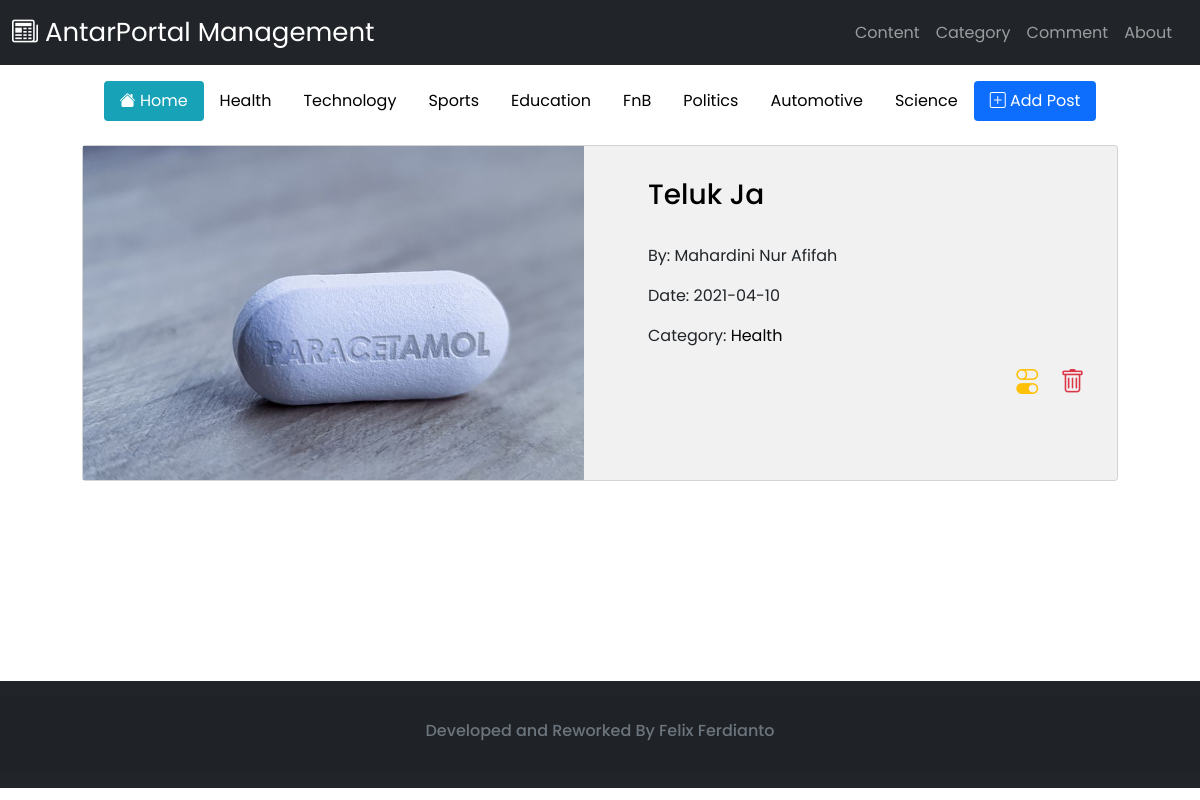
Screenshot of /Main/postPerCategory/1 with the database file from the repository.
### tables this page shows
CREATE TABLE `category` (
  `categoryId` int(11) NOT NULL,
  `categoryName` varchar(100) NOT NULL
);

CREATE TABLE `posts` (
  `postId` int(11) NOT NULL,
  `postTitle` varchar(255) NOT NULL,
  `postAuthor` varchar(255) NOT NULL DEFAULT '''Secret Author''',
  `categoryId` int(11) NOT NULL,
  `content` longtext NOT NULL,
  `publishDate` date NOT NULL,
  `postPicture` text NOT NULL
);

### application/controllers/Main.php (called while the page is built, shortened)
<?php
class Main extends CI_Controller
{
	public function __construct()
	{
		$this->load->model('newsModel');
		$this->load->model('categoryModel');
		$this->load->model('commentModel');
		$this->load->library('form_validation');
	}
	public function postPerCategory($id)
	{
		$data['navbar'] = $this->load->view('template/navbar.php', NULL, TRUE);
		$data['css'] = $this->load->view('include/style.php', NULL, TRUE);
		$data['js'] = $this->load->view('include/script.php', NULL, TRUE);
		$data['footer'] = $this->load->view('template/footer.php', NULL, TRUE);
		$data['category'] = $this->categoryModel->getAllCategory();
		$data['posts'] = $this->newsModel->getPosts($id);
		$data['title'] = $this->categoryModel->getCatName($id);
		$this->load->view('pages/main/main.php', $data);
	}
}

### index.php (called while the page is built, shortened)
<?php
require_once BASEPATH.'core/CodeIgniter.php';

### application/models/CategoryModel.php (called while the page is built, shortened)
<?php
class categoryModel extends CI_Model
{
    public function getAllCategory()
    {
        $query = $this->db->get('category');
        return $query->result_array();
    }
    public function getCatName($id)
    {
        $this->db->select('categoryName');
        $this->db->where('categoryId', $id);
        $query = $this->db->get('category');
        return $query->row()->categoryName;
    }
}

### application/models/NewsModel.php (called while the page is built, shortened)
<?php
class newsModel extends CI_Model
{
    public function getPosts($id)
    {
        if ($id === 0) {
            $this->db->select('posts.postId, posts.postTitle, posts.publishDate, posts.postAuthor, posts.postPicture, category.categoryName, category.categoryId')->from('posts')->join('category', 'posts.categoryId = category.categoryId', 'left');
        } else {
            $this->db->select('posts.postId, posts.postTitle, posts.publishDate, posts.postAuthor, posts.postPicture, category.categoryName, category.categoryId')->from('posts')->join('category', 'posts.categoryId = category.categoryId', 'left')->where('category.categoryId', $id);
        }
        $query = $this->db->get();
        return $query->result_array();
    }
}

### application/views/pages/main/main.php (the view, shortened to what this page needs)
<!DOCTYPE html>
<html lang="en">
<head>
    <?= $css; ?>
</head>
<body>
    <?= $navbar; ?>
    <header>
        <ul class="nav nav-pills mb-auto justify-content-center">
            <li class="nav-item mt-3 mb-4">
                <a href="<?= base_url("Main"); ?>" class="nav-link active" style="background-color: #17a2b8;"><i class="bi bi-house-fill"></i> Home</a>
            </li>
            <?php foreach ($category as $c) : ?>
                <li class="nav-item mt-3 mb-4">
                    <a href="<?= base_url("Main/postPerCategory/"), $c['categoryId']; ?>" class="nav-link hyperlink"><?= $c['categoryName']; ?></a>
                </li>
            <?php endforeach; ?>
            <li class="nav-item mt-3 mb-4">
                <a href="<?= base_url("Main/showAddForm") ?>" class="nav-link active"><i class="bi bi-plus-square"></i> Add Post</a>
            </li>
        </ul>
    </header>
    <div class="row-cols-sm-1">
        <main class="container">
            <?php foreach ($posts as $p) : ?>
                <section class="card" data-aos="fade-left">
                    <a href="<?= base_url("Main/details/"),$p['postId'] ?>" class="img"><img src="<?= base_url("assets/postAssets/"), $p['postPicture']; ?>" alt="" class="img"></a>
                    <div>
                        <h3> <a href="<?= base_url("Main/details/"),$p['postId'] ?>" class="hyperlink"><?= $p['postTitle']; ?></a></h3>
                        <p>By: <?= $p['postAuthor']; ?> </p>
                        <p>Date: <?= $p['publishDate']; ?></p>
                        <p>Category: <a href="<?= base_url("Main/postPerCategory/"), $p['categoryId']; ?>" class="hyperlink"><?= $p['categoryName']; ?></a></p>
                        <div class="text-end">
                            <a href="<?= base_url("Main/showEditForm/"),$p['postId'] ?>" data-bs-toggle="tooltip" data-bs-placement="top" title="Edit this Post"><i class="bi bi-toggles me-3 editBtn" style="font-size:25px;"></i></a>
                            <a href="<?= base_url("Main/deletePost/"),$p['postId'] ?>" data-bs-toggle="tooltip" data-bs-placement="top" title="Delete this Post"><i class="bi bi-trash deleteBtn" style="font-size:25px;" onclick="return confirm('Are you sure want to delete this post?')"></i><script></script></a>
                        </div>
                    </div>
                </section>
            <?php endforeach; ?>
        </main>
    </div>
    <br>
    <br>
    <br>
    <br>
    <br>
    <br>
    <br>
    <?= $footer; ?>
</body>
</html>

### assets/css/additionalCss.css (style rules this page uses)
* { font-family: 'Poppins'; margin:0; padding: 0; box-sizing: border-box; }
.container { max-width: 1100px; margin: auto; overflow: auto; padding: 0 2rem; }
.hyperlink { text-decoration: none; color:black; transition: .1s linear; }
.img { width: 100%; transition: .2s; }
.card { display: grid; grid-template-columns: repeat(2, 1fr); grid-gap: 2rem; background: #f1f1f1; margin-bottom: 2rem; }
.card h3 { margin-bottom: 2rem; }
.card .img { height: 100%; }
.card > div { padding: 2rem; }

### application/views/pages/main/main.php (style rules this page uses)
.editBtn { color : #ffc107; transition: 0.3s; }
.deleteBtn { color:#dc3545; transition: 0.3s; }

### rows the page displays
category: categoryName "Health"
category: categoryName "Technology"
category: categoryName "Sports"
category: categoryName "Education"
category: categoryName "FnB"
category: categoryName "Politics"
category: categoryName "Automotive"
category: categoryName "Science"
posts: postPicture (picture), postTitle "Teluk Ja", postAuthor "Mahardini Nur Afifah", publishDate "2021-04-10", categoryId.categoryName "Health"
